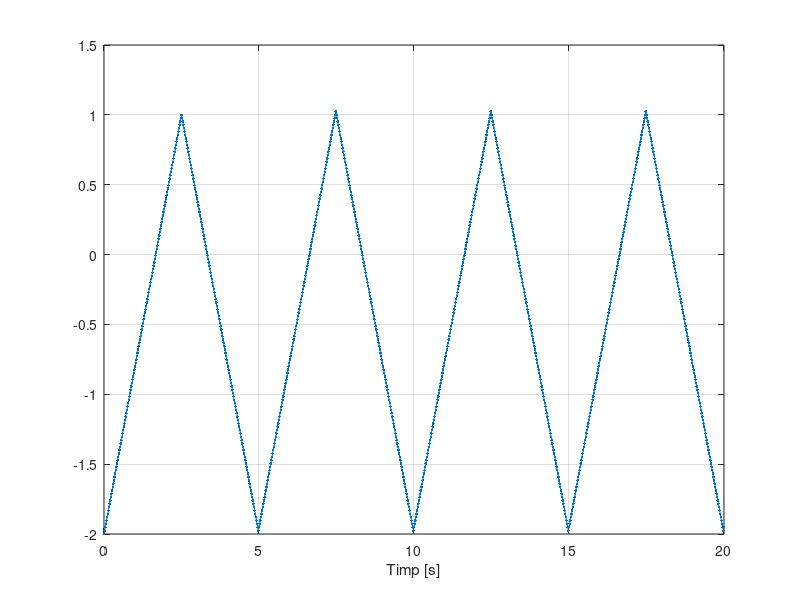

This figure's MATLAB source:
perioada = 5;
rezolutie = 0.02;
max=1;
min=-2;

t_max = 20;

t=0:rezolutie:t_max;

contor = 2;
rez_semnal = (max-min)/((perioada/rezolutie)/2); 

y(1)=-2;
while contor <= t_max/rezolutie + 1
    if mod(t(contor), perioada) < perioada/2
        y(contor) = y(contor-1)+rez_semnal;
    end
    
    if mod(t(contor), perioada) == perioada/2
        y(contor) = 1;
    end
        
    if mod(t(contor), perioada) > perioada/2
        y(contor) = y(contor-1)-rez_semnal;
    end
    
    contor=contor+1;
end

plot(t,y, '.-'), xlabel('Timp [s]'), grid